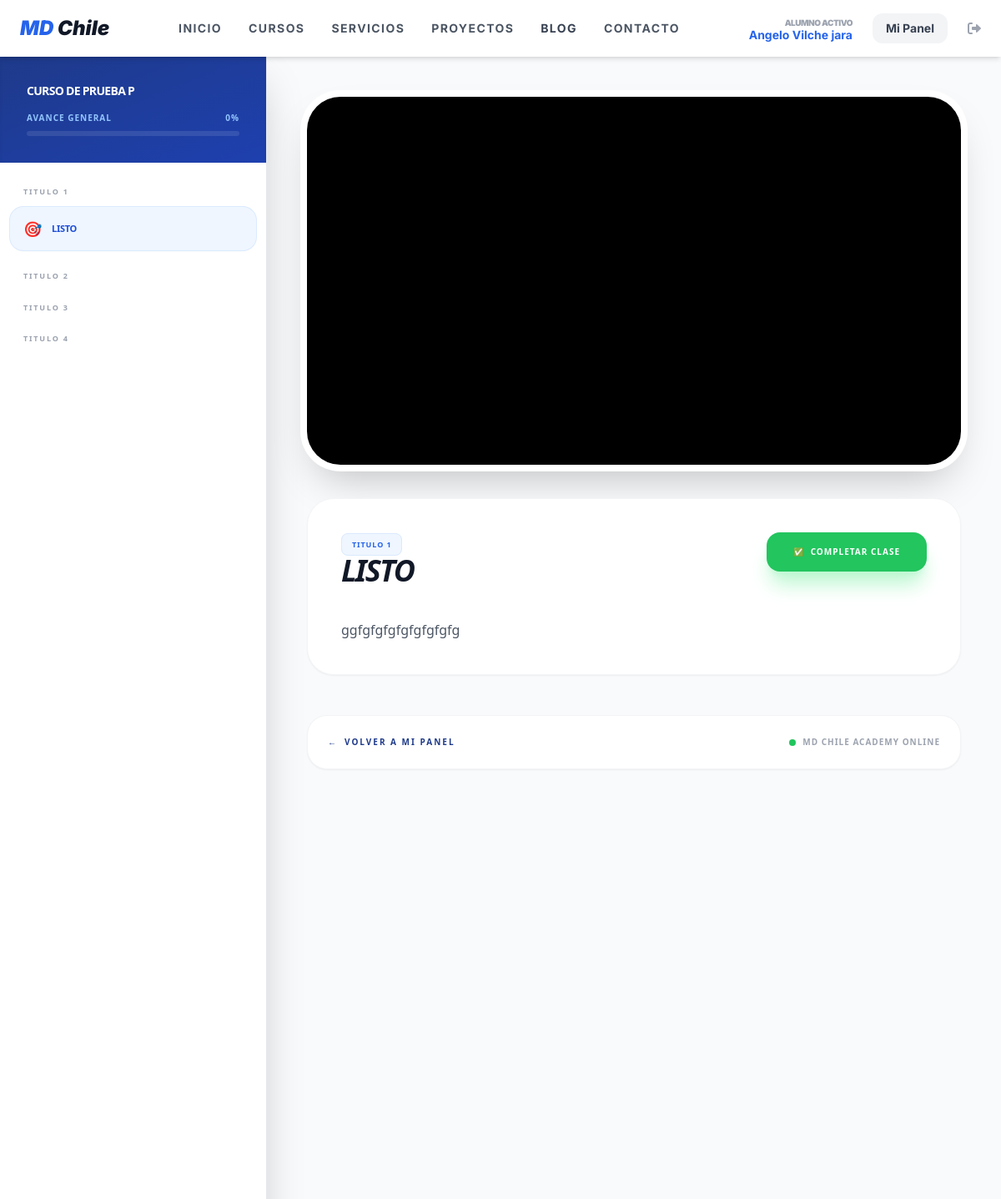
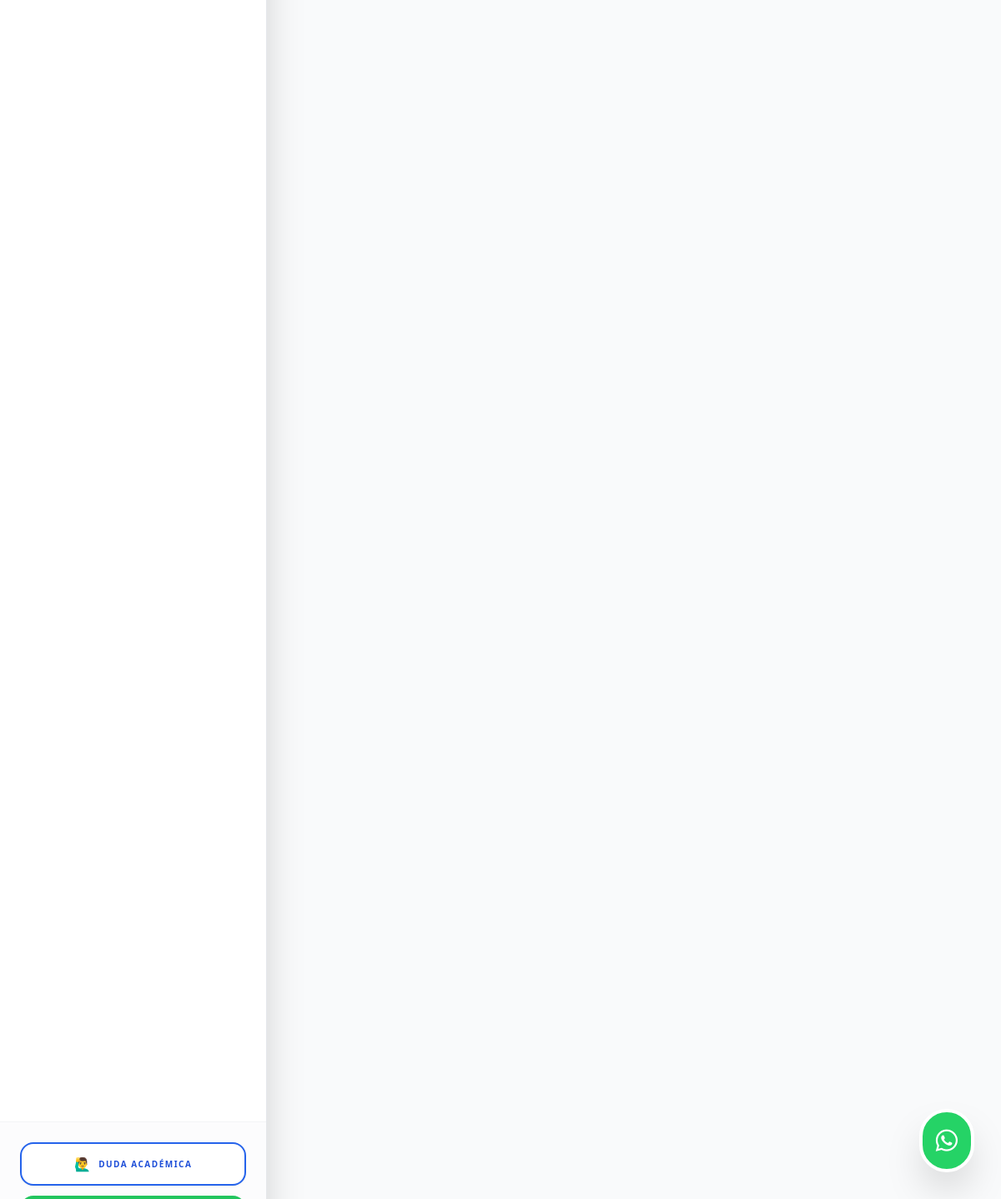
/course/6/ (signed in), run on the app's committed database (2 pictures, top to bottom).
### users/models.py (models this page shows, shortened)
class User(AbstractUser):
    is_client = models.BooleanField(default=True)
    is_admin_user = models.BooleanField(default=False)
    profile_picture = models.ImageField(upload_to='users/profiles/', null=True, blank=True)
    bio = models.TextField(max_length=500, blank=True)
    rut = models.CharField(max_length=12, blank=True, null=True)
    linkedin_url = models.URLField(blank=True, null=True)

### courses/models.py (models this page shows, shortened)
class Course(models.Model):
    title = models.CharField(max_length=200)
    slug = models.SlugField(unique=True, blank=True, null=True)
    description = models.TextField()
    image = models.ImageField(upload_to='courses/banners/', null=True, blank=True)
    price = models.IntegerField(default=0)
    is_published = models.BooleanField(default=True)
    created_at = models.DateTimeField(auto_now_add=True)

class Module(models.Model):
    course = models.ForeignKey(Course, related_name='modules', on_delete=models.CASCADE)
    title = models.CharField(max_length=200)
    order = models.PositiveIntegerField(default=0)
    class Meta:
        ordering = ['order']

class Lesson(models.Model):
    module = models.ForeignKey(Module, related_name='lessons', on_delete=models.CASCADE)
    title = models.CharField(max_length=200)
    video_url = models.URLField()
    content = models.TextField(blank=True)
    order = models.PositiveIntegerField(default=0)
    class Meta:
        ordering = ['order']

### courses/views.py (the view)
# urls.py: path('course/<int:course_id>/', views.course_detail, name='course_detail'),
@login_required
def course_detail(request, course_id):
    course = get_object_or_404(Course, id=course_id)
    if not Enrollment.objects.filter(user=request.user, course=course).exists():
        return redirect('checkout', course_id=course.id)
    lessons = Lesson.objects.filter(module__course=course).order_by('module__order', 'order')
    if not lessons.exists(): return redirect('dashboard')
    lesson_id = request.GET.get('lesson')
    current_lesson = get_object_or_404(Lesson, id=lesson_id, module__course=course) if lesson_id else lessons.first()
    if request.method == 'POST' and 'submit_query' in request.POST:
        CourseQuery.objects.create(user=request.user, course=course, lesson=current_lesson, question=request.POST.get('question'))
        return redirect(f"/course/{course.id}/?lesson={current_lesson.id}")
    completas = LessonProgress.objects.filter(user=request.user, lesson__module__course=course, is_completed=True).count()
    progreso = int((completas / lessons.count()) * 100) if lessons.count() > 0 else 0
    return render(request, 'courses/course_detail.html', {'course': course, 'lessons': lessons, 'current_lesson': current_lesson, 'progreso_curso': progreso, 'mis_dudas': CourseQuery.objects.filter(user=request.user, lesson=current_lesson)})

### templates/courses/course_detail.html (shortened to what this page needs)
{% extends 'base.html' %}
{% block content %}
<div class="min-h-screen bg-gray-50 flex flex-col md:flex-row font-sans text-gray-900">
    <div class="w-full md:w-80 bg-white shadow-2xl h-screen sticky top-0 overflow-y-auto flex flex-col border-r border-gray-200">
        <div class="p-8 bg-gradient-to-br from-blue-900 to-blue-800 text-white shadow-inner">
            <h2 class="text-sm font-black uppercase tracking-tighter mb-4 leading-tight">{{ course.title }}</h2>
            <div class="space-y-2">
                <div class="flex justify-between text-[10px] font-bold uppercase text-blue-300 tracking-widest">
                    <span>Avance General</span>
                    <span>{{ progreso_curso }}%</span>
                </div>
                <div class="w-full bg-white/10 rounded-full h-1.5 overflow-hidden">
                </div>
            </div>
        </div>
        <div class="flex-1 p-3 overflow-y-auto space-y-6 mt-4">
            {% for module in course.modules.all %}
                <div>
                    <h3 class="px-4 text-[9px] font-black text-gray-400 uppercase tracking-[0.2em] mb-3">
                        {{ module.title }}
                    </h3>
                    <div class="space-y-1">
                        {% for lesson in module.lessons.all %}
                            <a href="?lesson={{ lesson.id }}"
                               class="group flex items-center px-4 py-3 rounded-2xl transition-all duration-300
                               {% if current_lesson.id == lesson.id %}
                               bg-blue-50 text-blue-700 shadow-sm ring-1 ring-blue-100
                               {% else %}
                               text-gray-500 hover:bg-gray-50
                               {% endif %}">
                                <span class="mr-3 text-lg">
                                    {% if current_lesson.id == lesson.id %} 🎯 {% else %} 📖 {% endif %}
                                </span>
                                <span class="text-[11px] font-bold uppercase tracking-tight">{{ lesson.title }}</span>
                            </a>
                        {% endfor %}
                    </div>
                </div>
            {% endfor %}
        </div>
        <div class="p-6 bg-gray-50/50 border-t border-gray-100 space-y-3">
            <button onclick="document.getElementById('modal-duda').classList.remove('hidden')"
                    class="flex items-center justify-center w-full bg-white border-2 border-blue-600 text-blue-700 hover:bg-blue-600 hover:text-white py-3 rounded-2xl font-black text-[10px] uppercase tracking-[0.15em] shadow-sm transition-all duration-300 transform hover:-translate-y-1 active:scale-95">
                <span class="mr-2 text-base">🙋‍♂️</span>
                Duda Académica
            </button>
        </div>
    </div>
    <div class="flex-1 p-6 md:p-12 overflow-y-auto">
        <div class="max-w-4xl mx-auto">
            <div class="bg-black rounded-[2.5rem] overflow-hidden shadow-2xl mb-10 aspect-video ring-8 ring-white">
                <iframe class="w-full h-full"
                        src="{{ current_lesson.video_url }}"
                        frameborder="0"
                        allow="accelerometer; autoplay; clipboard-write; encrypted-media; gyroscope; picture-in-picture"
                        allowfullscreen></iframe>
            </div>
            <div class="bg-white rounded-[2rem] p-10 shadow-sm border border-gray-100 relative">
                <div class="flex flex-col md:flex-row justify-between items-start mb-10 gap-6">
                    <div class="space-y-1">
                        <span class="text-blue-600 font-black text-[9px] uppercase tracking-widest bg-blue-50 px-3 py-1.5 rounded-lg border border-blue-100">
                            {{ current_lesson.module.title }}
                        </span>
                        <h1 class="text-4xl font-black text-gray-900 tracking-tighter leading-none italic uppercase">
                            {{ current_lesson.title }}
                        </h1>
                    </div>
                    <form action="{% url 'toggle_lesson_completion' current_lesson.id %}" method="POST">
                        <button type="submit" class="group flex items-center bg-green-500 hover:bg-green-600 text-white px-8 py-4 rounded-2xl font-black shadow-xl shadow-green-200 transition-all duration-300 transform hover:scale-105 uppercase text-[10px] tracking-widest">
                            <span class="mr-2 group-hover:animate-bounce">✅</span>
                            Completar Clase
                        </button>
                    </form>
                </div>
                <div class="prose prose-slate max-w-none text-gray-600 font-medium leading-relaxed">
                    {{ current_lesson.content|linebreaks }}
                </div>
            </div>
            <div class="mt-12 flex justify-between items-center bg-white p-6 rounded-[1.5rem] border border-gray-100 shadow-sm">
                <a href="{% url 'dashboard' %}" class="text-blue-900 font-black text-[10px] uppercase tracking-[0.2em] flex items-center group">
                    <span class="mr-2 transition-transform group-hover:-translate-x-1">←</span> Volver a mi panel
                </a>
                <div class="flex items-center gap-2">
                    <span class="w-2 h-2 bg-green-500 rounded-full animate-pulse"></span>
                    <span class="text-[10px] font-black text-gray-400 uppercase tracking-widest">MD Chile Academy Online</span>
                </div>
            </div>
        </div>
    </div>
</div>
{% endblock %}

### templates/base.html (shortened to what this page needs)
<!DOCTYPE html>
<html lang="es">
<head>
    <script src="https://cdn.tailwindcss.com"></script>
    <link rel="stylesheet" href="https://cdnjs.cloudflare.com/ajax/libs/font-awesome/6.0.0/css/all.min.css">
</head>
<body class="bg-gray-50 flex flex-col min-h-screen">
    <nav class="bg-white shadow-md py-4 px-6 flex justify-between items-center sticky top-0 z-50">
        <a href="{% url 'home' %}" class="text-2xl font-black text-blue-600 italic">
            MD <span class="text-gray-900">Chile</span>
        </a>
        <div class="hidden md:flex space-x-8 font-bold text-gray-600 uppercase text-sm tracking-widest">
            <a href="{% url 'home' %}" class="hover:text-blue-600 transition">Inicio</a>
            <a href="{% if user.is_authenticated %}{% url 'dashboard' %}{% else %}{% url 'academia_publica' %}{% endif %}">CURSOS</a>
            <a href="{% url 'services_list' %}" class="hover:text-blue-600 transition">Servicios</a>
            <a class="hover:text-blue-600 transition {% if request.path == '/proyectos/' %}text-blue-600{% endif %}" href="{% url 'projects_list' %}">Proyectos</a>
            <a href="{% url 'blog_list' %}" class="text-gray-700 hover:text-blue-600 font-bold transition">Blog</a>
            <a href="{% url 'contact_view' %}" class="hover:text-blue-600 transition">Contacto</a>
        </div>
        <div class="flex items-center space-x-4">
            {% if user.is_authenticated %}
                <div class="hidden lg:flex flex-col items-end mr-2">
                    <span class="text-[10px] font-black text-gray-400 uppercase tracking-tighter">Alumno Activo</span>
                    <span class="text-sm font-bold text-blue-600 leading-none">
                        {% if user.first_name %}{{ user.first_name }}{% else %}{{ user.username }}{% endif %}
                    </span>
                </div>
                <a href="{% url 'dashboard' %}" class="bg-gray-100 text-gray-700 px-4 py-2 rounded-xl hover:bg-gray-200 transition font-bold text-sm">
                    Mi Panel
                </a>
                <form method="post" action="{% url 'account_logout' %}" class="inline">
                    <button type="submit" class="text-gray-400 hover:text-red-500 transition ml-2">
                        <i class="fas fa-sign-out-alt"></i>
                    </button>
                </form>
            {% endif %}
        </div>
    </nav>
    <main class="flex-grow">
        {% block content %}{% endblock %}
    </main>
    <a href="https://wa.me/56975899661" target="_blank"
       class="fixed bottom-8 right-8 bg-[#25D366] text-white p-4 rounded-full shadow-2xl hover:scale-110 transition-transform z-50 flex items-center justify-center border-4 border-white">
        <i class="fab fa-whatsapp text-3xl"></i>
    </a>
</body>
</html>

### templates/base.html (style rules this page uses)
body { font-family: 'Inter', sans-serif; }

### data on the page
User: first_name "Angelo Vilche jara"
Course: title "CURSO DE PRUEBA P"
Module: title "TITULO 1"
Lesson: title "LISTO", module "TITULO 1", content "ggfgfgfgfgfgfgfgfg"
Module: title "TITULO 2"
Module: title "TITULO 3"
Module: title "TITULO 4"

### other printed values
{{ progreso_curso }} "0"
